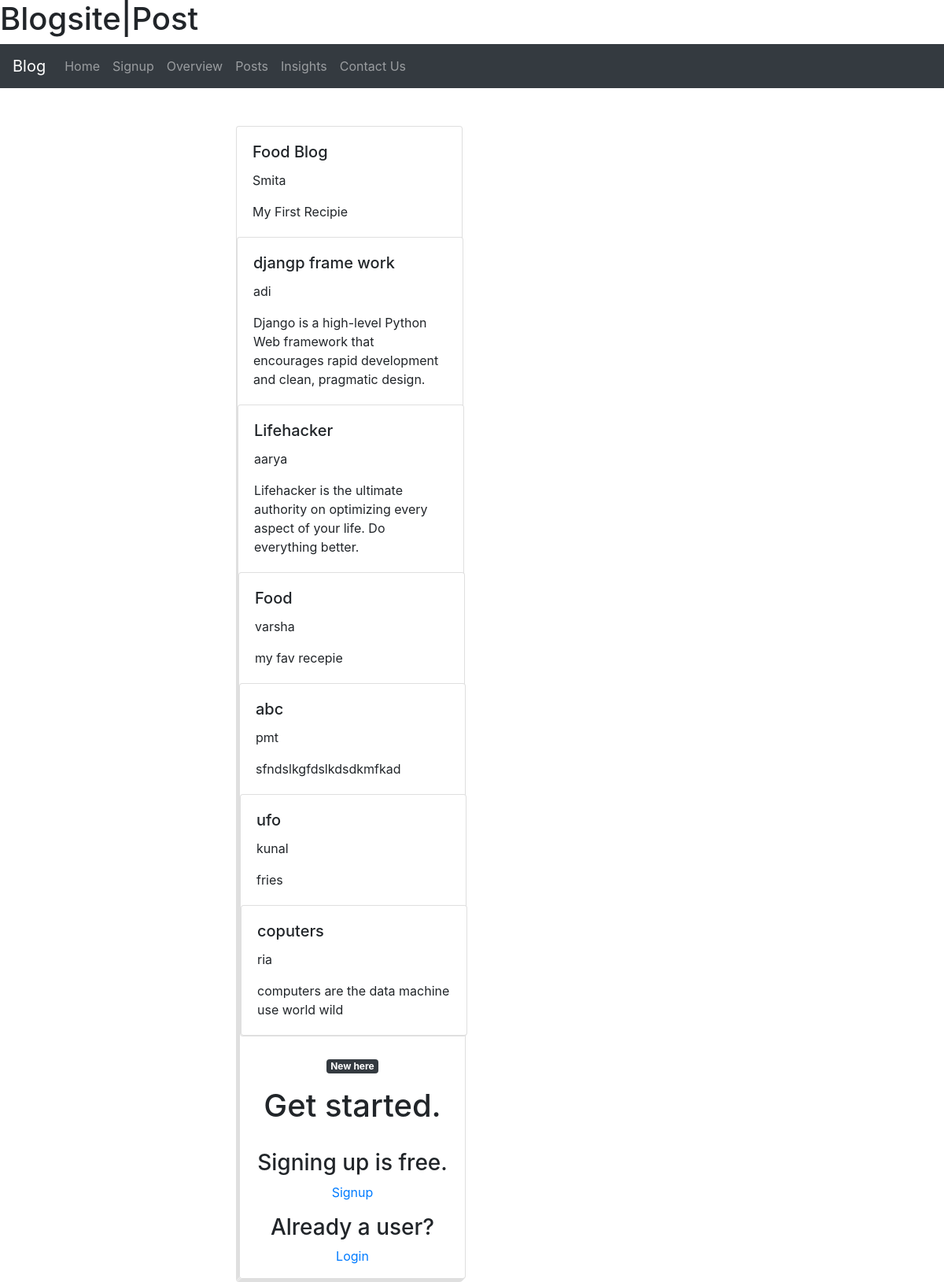
The app's page /index/ with its own data.
### home/models.py (models this page shows, shortened)
class Post(models.Model):
    title=models.CharField(max_length=150)
    content=models.TextField()
    timestamp=models.DateTimeField(default=timezone.now)
    posted_by=models.ForeignKey(User,on_delete=models.CASCADE)

### home/views.py (the view)
# urls.py: path('index/',views.index,name='index'),
def index(req):
    posts=Post.objects.all()
    return render(req,'home/index.html',{'posts':posts})

### home/templates/home/index.html (shortened to what this page needs)
<!doctype html>
<html lang="en">
  <head>
    <link rel="stylesheet" href="https://stackpath.bootstrapcdn.com/bootstrap/4.3.1/css/bootstrap.min.css">
  </head>
  <body>
      <h1>Blogsite|Post</h1>
      <div>
                  <nav class="navbar navbar-expand-lg navbar-dark bg-dark">
                    <a class="navbar-brand" href="#">Blog</a>
                    <div class="collapse navbar-collapse" id="navbarSupportedContent">
                      <ul class="navbar-nav mr-auto">
                          <li class="navbar-item">
                              <a class="nav-link" href="{% url 'home:home_view'%}">Home</a>
                      </li>
                            <li class="navbar-item">
                                    <a class="nav-link" href="{% url 'home:signup'%}">Signup</a>
                                </li>
                        <li class="nav-item">
                                <a class="nav-link" href="{% url 'home:overview'%}">Overview</a>
                            </li>
                        <li class="nav-item">
                                    <a class="nav-link" href="{% url 'home:posts'%}">Posts</a>
                                  </li>
                        <li class="nav-item">
                            <a class="nav-link" href="{% url 'home:insights'%}">Insights</a>
                        </li>
                        <li class="navbar-item">
                          <a class="nav-link" href="{% url 'home:contactus'%}">Contact Us</a>
                      </li>
                    </nav>
                    <br><br>
                    <div style="margin:0 auto;width:50%;text-align:left">
                        <form method="POST" action="/index/">
                      <div class="row">
                        <div class="col">
                          {% for post in posts %}
      <div class="card" style="width: 18rem;">
    <div class="card-body">
      <h5 class="card-title">{{post.title}}</h5>
      <p class="card-text">{{post.posted_by}}</p>
      <p class="card-text">{{post.content}}</p>
    </div>
    {% endfor %}
  </div>
</form>
</div>
<br>
<center>            <span class="badge badge-dark">New here</span>
<p><h1>Get started. </h1><br><h3>Signing up is free.  </h3><a href="{% url 'home:signup'%}">Signup</a></p>
<p><h3>Already a user?</h3><a href="{% url 'home:loginuser'%}">Login</a></p>
</center>
      </body>
      </html>

### records on screen
Post: title "Food Blog", posted_by "Smita", content "My First Recipie"
Post: title "djangp frame work", posted_by "adi", content "Django is a high-level Python Web framework that encourages rapid development and clean, pragmatic design."
Post: title "Lifehacker", posted_by "aarya", content "Lifehacker is the ultimate authority on optimizing every aspect of your life. Do everything better."
Post: title "Food", posted_by "varsha", content "my fav recepie"
Post: title "abc", posted_by "pmt", content "sfndslkgfdslkdsdkmfkad"
Post: title "ufo", posted_by "kunal", content "fries"
Post: title "coputers", posted_by "ria", content "computers are the data machine use world wild"
